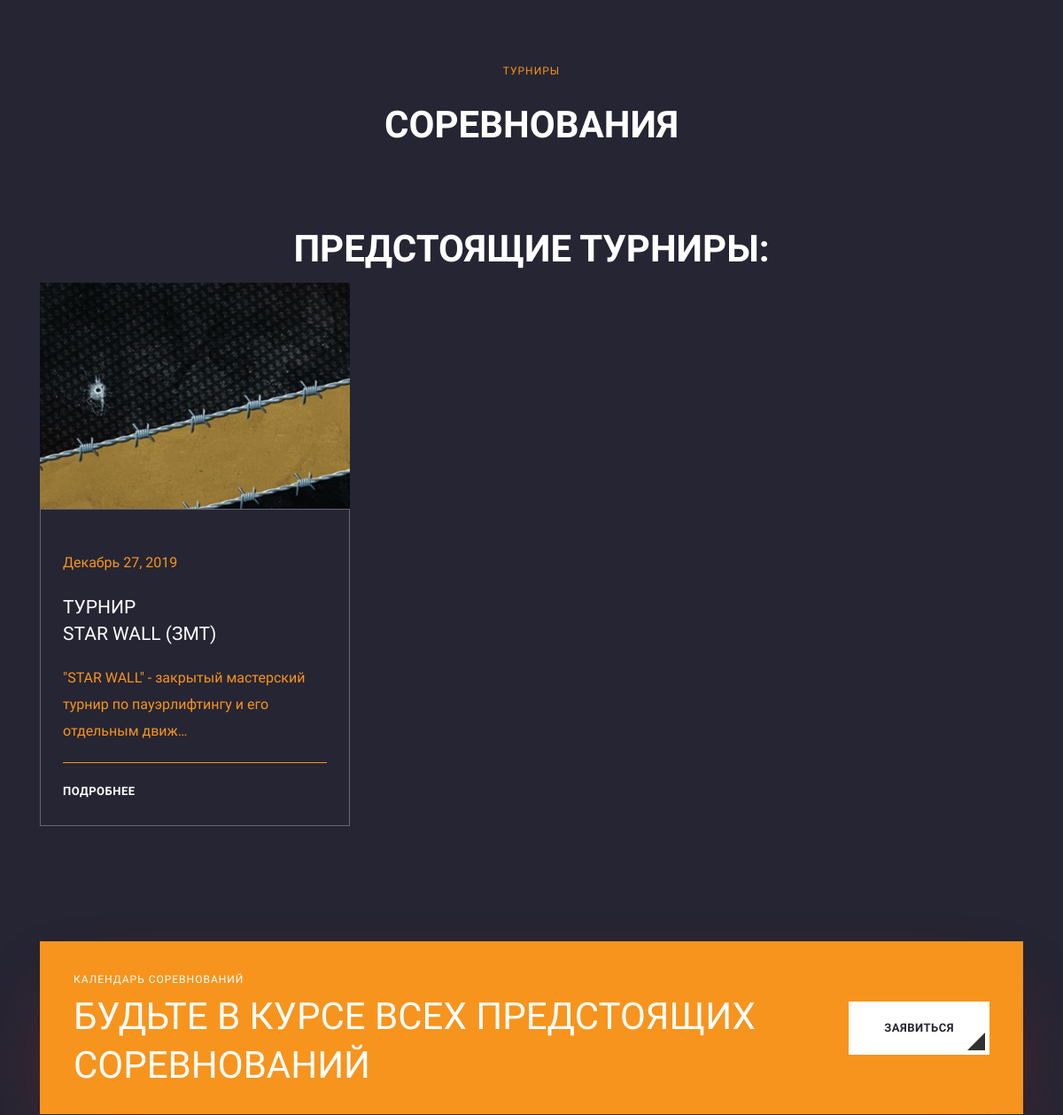
Before: / (middle part) with the older database file.
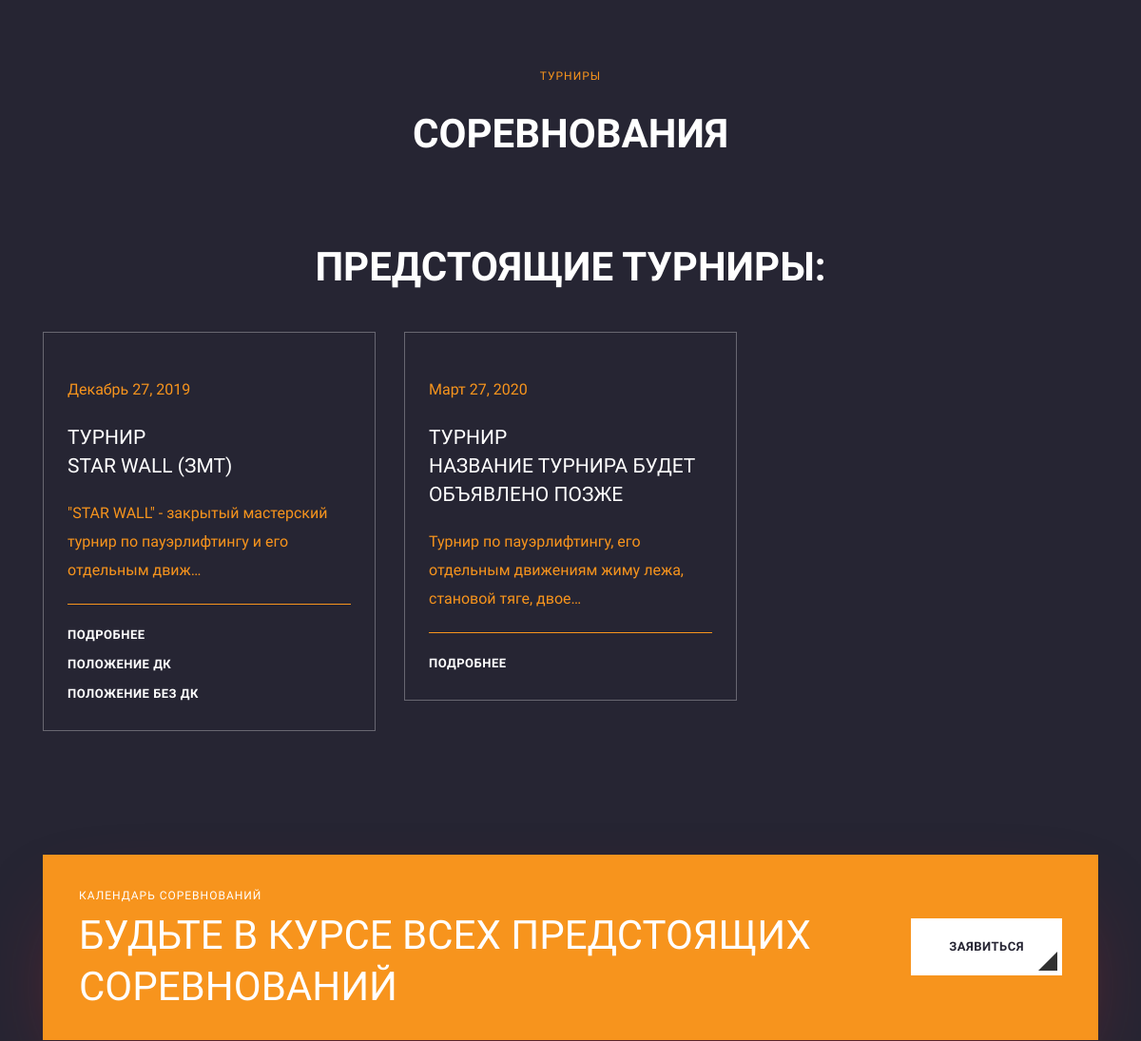
After: the same page with the newer database file.
### tournaments/models.py (models this page shows, shortened)
class TournamentImage(models.Model):
    tournament = models.ForeignKey(Tournament, blank=True, null=True, default=None, on_delete=models.CASCADE,
                                   verbose_name='Турнир')
    image = models.ImageField(upload_to='tournaments_images/', verbose_name='АФиша')
    is_main = models.BooleanField(default=False, verbose_name='Обложка турнира?')
    is_active = models.BooleanField(default=True, verbose_name='Активная?')
    created = models.DateTimeField(auto_now_add=True, auto_now=False, verbose_name='Дата загрузки фото')
    updated = models.DateTimeField(auto_now_add=True, auto_now=False, verbose_name='Дата ред-ия фото')
    class Meta:
        verbose_name = 'Фотография турнира'
        verbose_name_plural = 'Фотографии турниров'

class Tournament(models.Model):
    name = models.TextField(max_length=512,  blank=True, null=True, default=True, verbose_name='Название турнира')
    short_name = models.CharField(max_length=64, blank=True, null=True, verbose_name='Сокращенное название турнира')
    country = models.CharField(max_length=64, null=True, blank=True, default='Россия', verbose_name='Страна')
    region = models.CharField(max_length=64, blank=True, default='Курская область', verbose_name='Регион')
    town = models.CharField(max_length=64, blank=True, default='Курск', verbose_name='Город')
    start_time = models.DateTimeField(null=True, blank=True, default=None, verbose_name='Дата начала турнира')
    end_time = models.DateTimeField(null=True, blank=True, default=None, verbose_name='Дата окончания турнира')
    status = models.ForeignKey(TournamentStatus, blank=True, default=True, on_delete=models.CASCADE,
                               verbose_name='Статус турнира')
    sponsors = models.CharField(max_length=512, null=True, blank=True, default=None, verbose_name='Спонсоры')
    description = models.TextField(max_length=512, null=True, blank=True, default=None, verbose_name='Описание турнира')
    provisions_dk = models.URLField(max_length=1024, blank=True, default=None, null=None,
                                    verbose_name='Положения на турнир с допинг-контролем')
    provisions_bezdk = models.URLField(max_length=1024, blank=True, default=None, null=None,
                                       verbose_name='Положения на турнир без допинг-контроля')
    nominations = models.URLField(max_length=1024, blank=True, default=None, null=None,
                                  verbose_name='Номинации на турнир')
    photo_vk = models.URLField(max_length=1024, blank=True, default=None, null=None, verbose_name='Ссылка на альбом VK')
    video_youtube = models.URLField(max_length=1024, blank=True, default=None, null=None,
                                    verbose_name='Ссылка на видео YOUTUBE')
    is_active = models.BooleanField(default=True, verbose_name='Актуальность турнира')
    created = models.DateTimeField(default=timezone.now, verbose_name='Дата создания турнира')
    updated = models.DateTimeField(default=timezone.now, verbose_name='Дата редактирования турнира')
    @property
    def Турнир(self):
        return truncatechars(self.name, 64)
    @property
    def Описание(self):
        return truncatechars(self.description, 20)
    class Meta:
        verbose_name = 'Турнир'
        verbose_name_plural = 'Турниры'

### home/views.py (the view)
# urls.py: url(r'^', include('home.urls')),
def home(request):
    all_tournaments = TournamentImage.objects.filter(is_active=True, is_main=True, tournament__is_active=True)
    new_tournaments = all_tournaments.filter(tournament__status_id=1)
    held_tournaments = all_tournaments.filter(tournament__status_id=2)
    canceled_tournaments = all_tournaments.filter(tournament__status_id=3)
    failed_tournaments = all_tournaments.filter(tournament__status_id=4)
    all_reviews = ReviewImage.objects.filter(is_active=True, is_main=True, review__is_active=True)
    documents = Document.objects.filter(is_active=True)
    return render(request, 'home/home.html', locals())

### templates/home/home.html (shortened to what this page needs)
{% extends 'base.html' %}
{% load static %}
{% block content %}
<section class="testimonial-area section_gap_top">
    <div class="container">
        <div class="row justify-content-center section-title-wrap">
            <div class="col-lg-12">
                <h5>Турниры</h5>
            <h2>Соревнования <br></h2>
            </div>
        </div>
        <div class="row justify-content-center">
            <div class="col-lg-8">
            </div>
        </div>
    </div>
</section>
<section class="service-area section_gap_top">
    <div class="container">
        <div class="row justify-content-center section-title-wrap">
            <div class="col-lg-12">
                <h2 class="text-white">Предстоящие турниры:</h2>
            </div>
        </div>
        <div class="row">
        {% if new_tournaments %}
            {% for tournaments in new_tournaments %}
                {% include 'home/tournament_item.html' %}
            {% endfor %}
            {% else %}
                <div class="row justify-content-center section-title-wrap">
                <div class="col-lg-12">
                    <h3 class="text-white">Запланированных турниров пока нет, но скоро появятся! Следите за новостями в наших соцсетях и на сайте</h3>
                </div>
                </div>
        {% endif %}
        </div>
    </div>
</section>
<section class="cta_area">
    <div class="container">
        <div class="row">
            <div class="col-lg-12">
                <div class="cta_inner d-flex flex-md-row flex-column justify-content-between align-items-center">
                    <div class="mb-md-0 mb-4 text-sm-left text-center">
                        <p>Календарь соревнований</p>
                        <h1>Будьте в курсе всех предстоящих соревнований</h1>
                    </div>
                    <div class="">
                        <a href="{% url 'sportsman' %}" class="main_btn">Заявиться</a>
                    </div>
                </div>
            </div>
        </div>
    </div>
</section>
{% endblock content %}

### templates/home/tournament_item.html (shortened to what this page needs)
<div class="single-service col-lg-4 col-md-6">
    <div class="thumb">
        <img class="f-img img-fluid mx-auto" src="{{ tournaments.image.url }}" alt="" />
    </div>
    <div class="service-box">
        <p>{{ tournaments.tournament.start_time|date:"F j, Y" }}</p>
        <h3>Турнир <br />{{ tournaments.tournament.short_name|truncatechars_html:80 }}</h3>
        <p>{{ tournaments.tournament.name|truncatechars_html:80 }}</p>
        <hr>
        <a href="{% url 'tournament' tournaments.tournament.id %}">Подробнее</a>
        {% if tournaments.tournament.provisions_dk %}
            <br>
            <a href="{{ tournaments.tournament.provisions_dk }}" target="_blank">Положение ДК</a>
        {% endif %}
        {% if tournaments.tournament.provisions_bezdk %}
            <br>
            <a href="{{ tournaments.tournament.provisions_bezdk }}" target="_blank">Положение без ДК</a>
        {% endif %}
        <br>
    </div>
</div>

Changed rows visible on the page:
changed TournamentImage "STAR WALL (ЗМТ)": image: picture removed; now shows "ПОЛОЖЕНИЕ ДК ПОЛОЖЕНИЕ БЕЗ ДК"
added TournamentImage: tournament.start_time "Март 27, 2020", tournament.short_name "НАЗВАНИЕ ТУРНИРА БУДЕТ ОБЪЯВЛЕНО ПОЗЖЕ", tournament.name "Турнир по пауэрлифтингу, его отдельным движениям жиму лежа, становой тяге, двое…"
